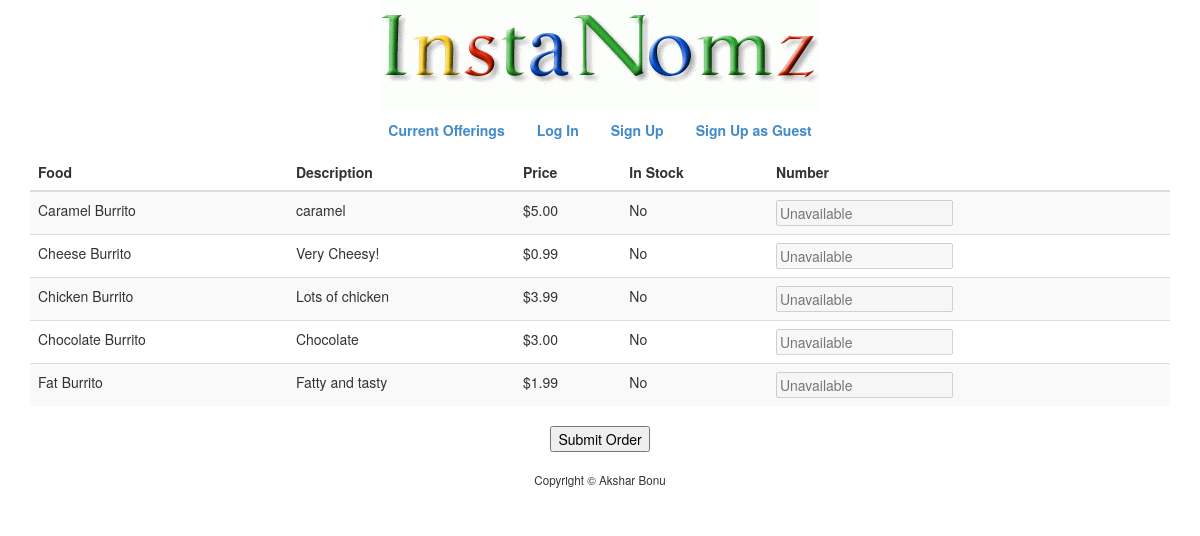
The page /menu_user.php?id=2 on the database its author committed.
### tables this page shows
CREATE TABLE IF NOT EXISTS `menu` (
  `id` int(10) NOT NULL COMMENT 'id of restaurant',
  `food` varchar(255) NOT NULL,
  `description` varchar(255) NOT NULL,
  `price` decimal(65,2) NOT NULL,
  `available` tinyint(1) NOT NULL,
  `uniqueid` int(11) NOT NULL AUTO_INCREMENT,
  PRIMARY KEY (`uniqueid`),
  UNIQUE KEY `food_per_restaurant` (`id`,`food`)
);

### templates/menu_form_user.php (the view, shortened to what this page needs)
<ul class="nav nav-pills">
    <li><a href="index.php"><strong>Current Offerings</strong></a></li>
    <?php
        if(empty($_SESSION["guest"]) && empty($_SESSION["id"]))
        {
            printf("<li><a href='login_user.php'><strong>Log In</strong></a></li>");
            printf("<li><a href='register_user.php'><strong>Sign Up</strong></a></li>");
            printf("<li><a href='guest_user.php'><strong>Sign Up as Guest</strong></a></li>");
        }
    ?>
</ul>
<form action="menu_user.php" method="post">
<table class="table table-striped">
    <thead>
        <tr>
            <th>Food</th>
            <th>Description</th>
            <th>Price</th>
            <th>In Stock</th>
            <th>Number</th>
        </tr>
    </thead>
    <tbody>
    <?php
        foreach ($menu as $menuitem)
        {
            printf("<tr>");
            printf("<td>%s</td>", htmlspecialchars($menuitem["food"]));
            printf("<td>%s</td>", htmlspecialchars($menuitem["description"]));
            printf("<td>$%s</td>", number_format($menuitem["price"], 2));
            if ($menuitem["available"] === 1)
            {
                printf("<td>Yes</td>");
                if (!empty($data[$menuitem["uniqueid"]]))
                {
                    printf("<td><input name= '%s' placeholder='Quantity' type='number' min = '1' step = '1' value = '%s'/></td>", htmlspecialchars($menuitem["uniqueid"]), htmlspecialchars($data[$menuitem["uniqueid"]]));
                }
                else
                {
                    printf("<td><input name= '%s' placeholder='Quantity' type='number' min = '1' step = '1'/></td>", htmlspecialchars($menuitem["uniqueid"]));
                }
            }
            else
            {
                printf("<td>No</td>");
                printf("<td><input placeholder='Unavailable' type='text' disabled/></td>");
            }
            printf("</tr>");
        }
    ?>
    </tbody>
</table>
<?php
    printf("<button type='submit' name = 'id' value = '%s' >Submit Order</button>", htmlspecialchars($menu[0]["id"]));
?>
</form>

### public/menu_user.php (shortened to what this page needs)
<?php
    if ($_SERVER["REQUEST_METHOD"] == "POST")
    {
        $orderExists = FALSE;
        foreach ($_POST as $key => $value)
        {
            if ($key != "id")
            {
                if (!empty($value))
                {
                    if (filter_var($value, FILTER_VALIDATE_INT) && $value > 0)
                    {
                        $orderExists = TRUE;
                    }
                    else
                    {
                        unset($_POST[$key]);
                    }
                }
                else
                {
                    unset($_POST[$key]);
                }
            }
        }
        if ($orderExists)
        {
            $_SESSION["current_order"] = $_POST;
            if (!empty($_SESSION["id"]) || !empty($_SESSION["guest"]))
            {
                redirect("confirm_order_user.php");
            }
            else
            {
                $_SESSION["next_page"] = "confirm_order_user.php";
                $order = $_SESSION["current_order"];
                render("choice_form_user.php", ["order" => $order, "title" => "Log In, Sign Up, or Be a Guest"], 1);
            }
        }
        else
        {
            apologize(array("You must pick at least one thing to order"), 1);
        }
    }
    else
    {
        if (empty($_GET["id"]))
        {
            redirect("/");
        }
        else
        {
            $menu = query("SELECT * FROM menu WHERE id = ?", $_GET["id"]);
            $data = array();
            render("menu_form_user.php", ["menu" => $menu, "title" => "Menu", "data" => $data], 1);
        }
    }
?>

### includes/functions.php (shortened to what this page needs)
<?php
    function query()
    {
        $sql = func_get_arg(0);
        $parameters = array_slice(func_get_args(), 1);
        static $handle;
        if (!isset($handle))
        {
            try
            {
                $handle = new PDO("mysql:dbname=" . DATABASE . ";host=" . SERVER, USERNAME, PASSWORD);
                $handle->setAttribute(PDO::ATTR_EMULATE_PREPARES, false);
            }
            catch (Exception $e)
            {
                trigger_error($e->getMessage(), E_USER_ERROR);
                exit;
            }
        }
        $statement = $handle->prepare($sql);
        $results = $statement->execute($parameters);
        if ($results !== false)
        {
            return $statement->fetchAll(PDO::FETCH_ASSOC);
        }
        else
        {
            return false;
        }
    }
    function render($template, $values = [], $type)
    {
        if (file_exists("../templates/$template"))
        {
            extract($values);
            if ($type == 1)
            {
                require("../templates/header_user.php");
            }
            require("../templates/$template");
            require("../templates/footer_both.php");
        }
        else
        {
            trigger_error("Invalid template: $template", E_USER_ERROR);
        }
    }
?>

### templates/header_user.php (shortened to what this page needs)
<!DOCTYPE html>
<html>
    <head>
        <link href="/css/bootstrap.min.css" rel="stylesheet"/>
        <link href="/css/bootstrap-theme.min.css" rel="stylesheet"/>
        <link href="/css/styles.css" rel="stylesheet"/>
    </head>
    <body>
        <div class="container">
            <div id="top">
                <a href="/"><img alt="InstaNomz" src="/img/logo.gif"/></a>
            </div>
            <div id="middle">

### templates/footer_both.php
            </div>
            <div id="bottom">
                Copyright &#169; Akshar Bonu
            </div>
        </div>
    </body>
</html>

### public/css/styles.css (style rules this page uses)
.container { margin-left: auto; margin-right: auto; text-align: center; }
#top { text-align: center; }
#middle td { text-align: left; }
#middle .nav { display: inline-block; }
#bottom { font-size: smaller; margin: 20px; }

### rows shown on the page
menu: food "Caramel Burrito", description "caramel", price "5.00"
menu: food "Cheese Burrito", description "Very Cheesy!", price "0.99"
menu: food "Chicken Burrito", description "Lots of chicken", price "3.99"
menu: food "Chocolate Burrito", description "Chocolate", price "3.00"
menu: food "Fat Burrito", description "Fatty and tasty", price "1.99"
